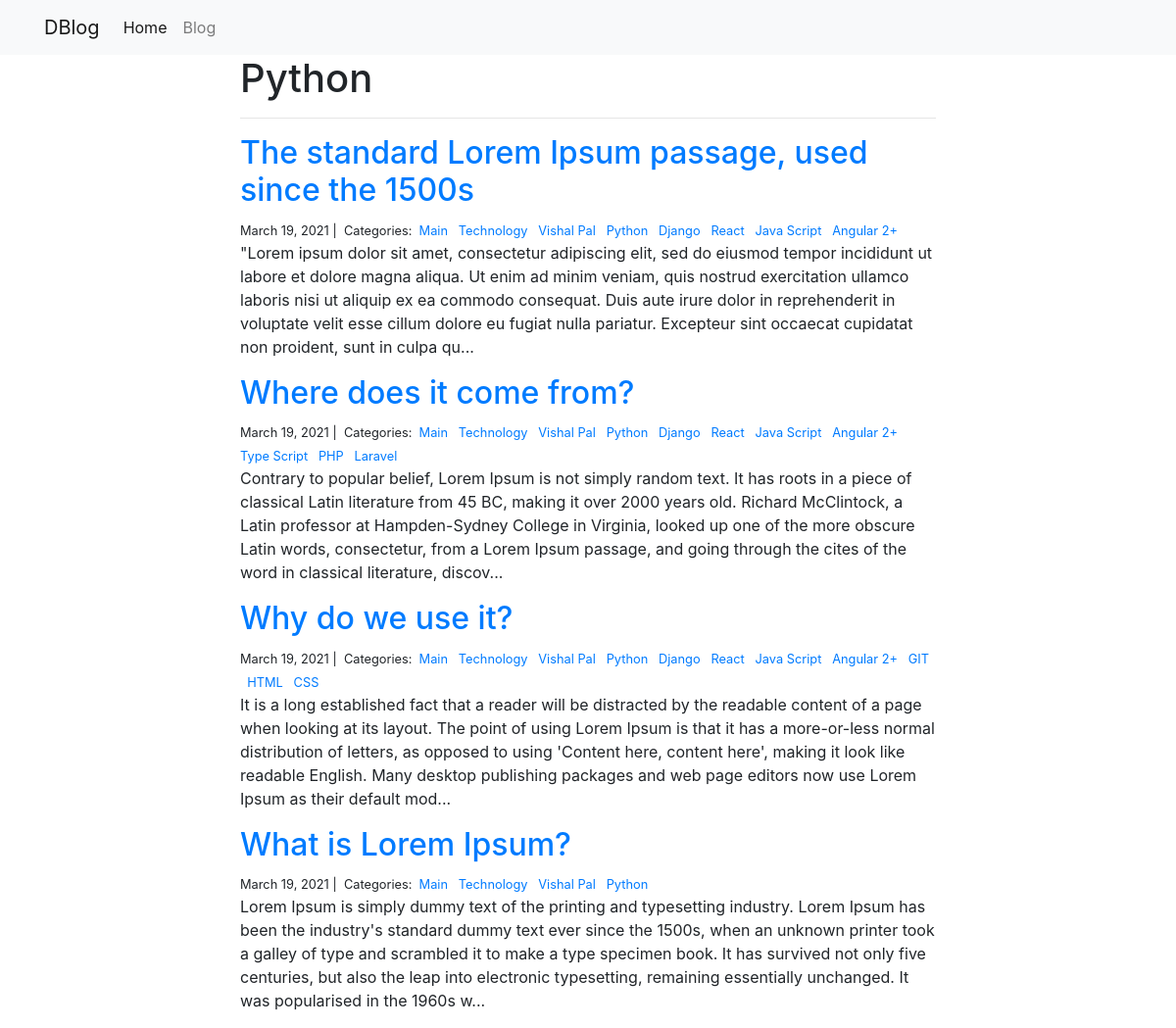
The page /blog/Python/ on the database its author committed.
### blog/models.py (models this page shows)
class Category(models.Model):
    name = models.CharField(max_length=30)

class Post(models.Model):
    title = models.CharField(max_length=255)
    body = models.TextField()
    created_on = models.DateTimeField(auto_now_add=True)
    last_modified = models.DateTimeField(auto_now=True)
    categories = models.ManyToManyField('Category', related_name="posts")

### blog/views.py (the view)
# urls.py: path("<category>/", views.blog_category, name="blog_category"),
def blog_category(request, category):
    posts = Post.objects.filter(
        categories__name__contains=category
    ).order_by('-created_on')
    context = {
        "category": category,
        "posts": posts,
    }
    return render(request, 'blog_category.html', context)

### blog/templates/blog_category.html (shortened to what this page needs)
{% extends "base.html" %}
{% block page_content %}
<div class="col-md-8 offset-md-2">
    <h1>{{ category | title }}</h1>
    <hr>
    {% for post in posts %}
    <h2><a href="{% url 'blog_detail' post.pk%}">{{ post.title }}</a></h2>
    <small>
        {{ post.created_on.date }} |&nbsp;
        Categories:&nbsp;
        {% for category in post.categories.all %}
        <a href="{% url 'blog_category' category.name %}">
            {{ category.name }}
        </a>&nbsp;
        {% endfor %}
    </small>
    <p>{{ post.body | slice:":400" }}...</p>
    {% endfor %}
</div>
{% endblock %}

### rows shown on the page
Category: name "Python"
Post: title "The standard Lorem Ipsum passage, used since the 1500s", created_on "March 19, 2021", body "\"Lorem ipsum dolor sit amet, consectetur adipiscing elit, sed do eiusmod tempor incididunt ut labore et dolore magna aliqua. Ut enim ad minim veniam, quis nostrud exercitation ullamco laboris nisi ut aliquip ex ea commodo consequat. Duis aute irure dolor in reprehenderit in voluptate velit esse cillum dolore eu fugiat nulla pariatur. Excepteur sint occaecat cupidatat non proident, sunt in culpa qu"
Category: name "Main"
Category: name "Technology"
Category: name "Vishal Pal"
Category: name "Django"
Category: name "React"
Category: name "Java Script"
Category: name "Angular 2+"
Post: title "Where does it come from?", created_on "March 19, 2021", body "Contrary to popular belief, Lorem Ipsum is not simply random text. It has roots in a piece of classical Latin literature from 45 BC, making it over 2000 years old. Richard McClintock, a Latin professor at Hampden-Sydney College in Virginia, looked up one of the more obscure Latin words, consectetur, from a Lorem Ipsum passage, and going through the cites of the word in classical literature, discov"
Category: name "Type Script"
Category: name "PHP"
Category: name "Laravel"
Post: title "Why do we use it?", created_on "March 19, 2021", body "It is a long established fact that a reader will be distracted by the readable content of a page when looking at its layout. The point of using Lorem Ipsum is that it has a more-or-less normal distribution of letters, as opposed to using 'Content here, content here', making it look like readable English. Many desktop publishing packages and web page editors now use Lorem Ipsum as their default mod"
Category: name "GIT"
Category: name "HTML"
Category: name "CSS"
Post: title "What is Lorem Ipsum?", created_on "March 19, 2021", body "Lorem Ipsum is simply dummy text of the printing and typesetting industry. Lorem Ipsum has been the industry's standard dummy text ever since the 1500s, when an unknown printer took a galley of type and scrambled it to make a type specimen book. It has survived not only five centuries, but also the leap into electronic typesetting, remaining essentially unchanged. It was popularised in the 1960s w"
